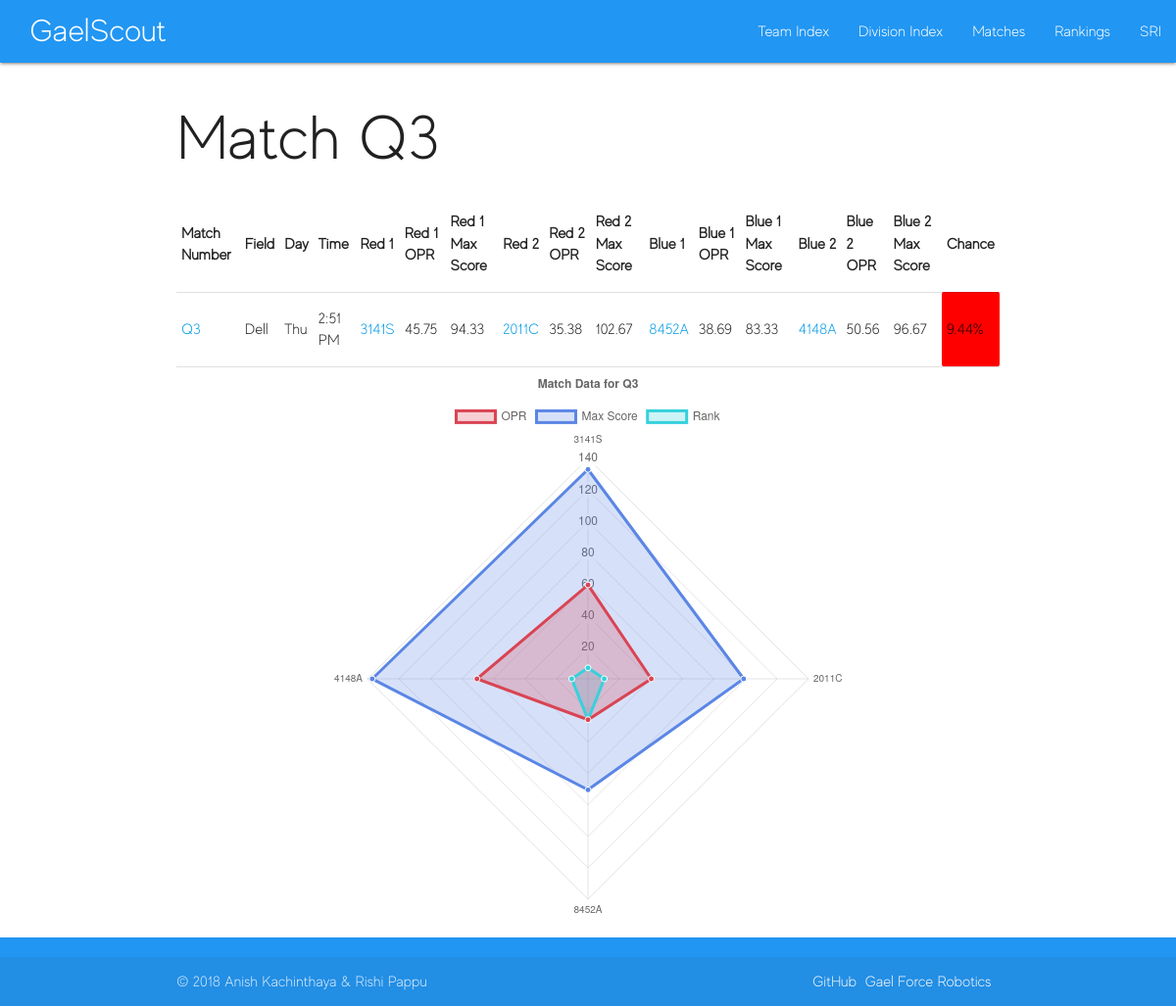
The page /Q3/match/ on the database its author committed.
### teamindex/models.py (models this page shows)
class Matches(models.Model):
    number = models.CharField(max_length=10,blank=False)
    field = models.CharField(max_length=10,blank=False)
    day = models.CharField(max_length=10,blank=False)
    time = models.CharField(max_length=10,blank=False)
    phase = models.CharField(max_length=10,blank=False)
    red1 = models.CharField(max_length=10,blank=False)
    red1_opr = models.DecimalField(max_digits=5,
                                decimal_places=2)
    red1_mscore = models.DecimalField(max_digits=5,
                                decimal_places=2)
    red2 = models.CharField(max_length=10,blank=False)
    red2_opr = models.DecimalField(max_digits=5,
                                decimal_places=2)
    red2_mscore = models.DecimalField(max_digits=5,
                                decimal_places=2)
    blue1 = models.CharField(max_length=10,blank=False)
    blue1_opr = models.DecimalField(max_digits=5,
                                decimal_places=2)
    blue1_mscore = models.DecimalField(max_digits=5,
                                decimal_places=2)
    blue2 = models.CharField(max_length=10,blank=False)
    blue2_opr = models.DecimalField(max_digits=5,
                                decimal_places=2)
    blue2_mscore = models.DecimalField(max_digits=5,
                                decimal_places=2)
    winner = models.CharField(max_length=1,blank=False)
    chance = models.DecimalField(max_digits=5,
                                decimal_places=2)
    order = models.DecimalField(max_digits=5,
                                decimal_places=2)

### teamindex/views.py (the view)
# urls.py: path('<str:match_number>/match/', views.specmatch, name='specmatch'),
def specmatch(request, match_number):
    matches = Matches.objects.get(number=match_number)
    try:
        redteam1 = ResearchTeams.objects.get(name=matches.red1)
        redteam2 = ResearchTeams.objects.get(name=matches.red2)
        blueteam1 = ResearchTeams.objects.get(name=matches.blue1)
        blueteam2 = ResearchTeams.objects.get(name=matches.blue2)
    except:
        return render(request, 'specmatch.html')
    data = {
        'matchnum' : match_number,
        'match' : matches,
        'red1' : redteam1,
        'red2' : redteam2,
        'blue1' : blueteam1,
        'blue2' : blueteam2,
    }
    return render(request, 'specmatch.html', data)

### teamindex/templates/specmatch.html (shortened to what this page needs)
<!DOCTYPE html>
<html>
<head>
  {% load static %}
	<link href='{% static "main.css" %}' rel="stylesheet" type="text/css">
    <link rel="stylesheet" href="https://cdnjs.cloudflare.com/ajax/libs/materialize/1.0.0-beta/css/materialize.min.css">
</head>
<body>
  {% include "html/nav.html" %}
    {% if matchnum %}
    <div class="container">
    <h1>Match {{matchnum}}</h1>
    <table class="mdl-data-table mdl-js-data-table">
        <tr>
            <th class="mdl-data-table__cell--non-numeric">Match Number</th>
            <th class="mdl-data-table__cell--non-numeric">Field</th>
            <th class="mdl-data-table__cell--non-numeric">Day</th>
            <th class="mdl-data-table__cell--non-numeric">Time</th>
            <th class="mdl-data-table__cell--non-numeric">Red 1</th>
            <th class="mdl-data-table__cell--non-numeric">Red 1 OPR</th>
            <th class="mdl-data-table__cell--non-numeric">Red 1 Max Score</th>
            <th class="mdl-data-table__cell--non-numeric">Red 2</th>
            <th class="mdl-data-table__cell--non-numeric">Red 2 OPR</th>
            <th class="mdl-data-table__cell--non-numeric">Red 2 Max Score</th>
            <th class="mdl-data-table__cell--non-numeric">Blue 1</th>
            <th class="mdl-data-table__cell--non-numeric">Blue 1 OPR</th>
            <th class="mdl-data-table__cell--non-numeric">Blue 1 Max Score</th>
            <th class="mdl-data-table__cell--non-numeric">Blue 2</th>
            <th class="mdl-data-table__cell--non-numeric">Blue 2 OPR</th>
            <th class="mdl-data-table__cell--non-numeric">Blue 2 Max Score</th>
            <th class="mdl-data-table__cell--non-numeric">Chance</th>
        </tr>
        <tr>
            <td><a href="{% url 'specmatch' match.number %}">{{ match.number }}</a></td>
            <td>{{ match.field }}</td>
            <td>{{ match.day }}</td>
            <td>{{ match.time }} {{ match.phase }}</td>
            <td><a href="{% url 'dashboard' match.red1 %}">{{ match.red1 }}</a></td>
            <td>{{ match.red1_opr }}</td>
            <td>{{ match.red1_mscore }}</td>
            <td> <a href="{% url 'dashboard' match.red2 %}">{{ match.red2 }}</a></td>
            <td>{{ match.red2_opr }}</td>
            <td>{{ match.red2_mscore }}</td>
            <td><a href="{% url 'dashboard' match.blue1 %}">{{ match.blue1 }}</a></td>
            <td>{{ match.blue1_opr }}</td>
            <td>{{ match.blue1_mscore }}</td>
            <td><a href="{% url 'dashboard' match.blue2 %}">{{ match.blue2 }}</a></td>
            <td>{{ match.blue2_opr }}</td>
            <td>{{ match.blue2_mscore }}</td>
            <td {% if match.winner == "B" %} style="background-color: blue" {% elif match.winner == "R" %} style="background-color: red"{% endif %}>{{ match.chance }}%</td>
        </tr>
    </table>
        <canvas id="radar-chart" height="100%"></canvas></div><br>
        {% include "html/footer.html" %}
            <script>
var ctx = document.getElementById("radar-chart");
ctx.height = 200;
new Chart(document.getElementById("radar-chart"), {
    type: 'radar',
    data: {
      labels: ["{{red1.name}}", "{{red2.name}}", "{{blue1.name}}", "{{blue2.name}}"],
      datasets: [
        {
          label: "OPR",
          fill: true,
          backgroundColor: "rgba(218, 68, 83, 0.25)",
          borderColor: "rgba(218, 68, 83, 1)",
          pointBorderColor: "#fff",
          pointBackgroundColor: "rgba(218, 68, 83, 1)",
          data: [{{red1.opr}},{{red2.opr}},{{blue1.opr}},{{blue2.opr}}]
        }, {
          label: "Max Score",
          fill: true,
          backgroundColor: "rgba(91, 134, 229, 0.25)",
          borderColor: "rgba(91, 134, 229, 1)",
          pointBorderColor: "#fff",
          pointBackgroundColor: "rgba(91, 134, 229, 1)",
          pointBorderColor: "#fff",
          data: [{{red1.mscore}},{{red2.mscore}},{{blue1.mscore}},{{blue2.mscore}}]
        }
        , {
          label: "Rank",
          fill: true,
          backgroundColor: "rgba(54, 209, 220, 0.25)",
          borderColor: "rgba(54, 209, 220, 1)",
          pointBorderColor: "#fff",
          pointBackgroundColor: "rgba(54, 209, 220, 1)",
          pointBorderColor: "#fff",
          data: [{{red1.rank}},{{red2.rank}},{{blue1.rank}},{{blue2.rank}}]
        }
      ]
    },
    options: {
      title: {
        display: true,
        text: 'Match Data for {{matchnum}}'
      }
    }
});
            </script>
      {% else %}
            <h1>Error loading match.</h1>
            <h1><a href="{% url 'matches' %}">Return to match list.</a></h1>
      {% endif %}
</body>
</html>

### teamindex/templates/html/nav.html
<nav class="blue">
    <div class="nav-wrapper">
      <a href="{% url 'home' %}" class="brand-logo" style="margin-left: 2.5%">GaelScout</a>
      <ul id="nav-mobile" class="right hide-on-med-and-down">
        <li><a href="{% url 'teamindex'%}">Team Index</a></li>
        <li><a href="{% url 'divisionindex'%}">Division Index</a></li>
        <li><a href="{% url 'matches'%}">Matches</a></li>
        <li><a href="{% url 'rankings'%}">Rankings</a></li>
        <li><a href="{% url 'sri'%}">SRI</a></li>
      </ul>
    </div>
</nav>

### teamindex/templates/html/footer.html
<footer class="blue page-footer">
    <div class="footer-copyright">
      <div class="container">
      © 2018 Anish Kachinthaya & Rishi Pappu
      <a class="grey-text text-lighten-4 right" style="margin-right: 1%" href="http://www.dhsrobotics.com/" target="_blank">Gael Force Robotics</a>
      <a class="grey-text text-lighten-4 right" style="margin-right: 1%" href="http://www.github.com/anishk23733" target="_blank">GitHub</a>
      </div>
    </div>
  </footer>

### static/main.css (style rules this page uses)
* { font-family: 'Evolve-Light'; }

### rows shown on the page
Matches: number "Q3", field "Dell", day "Thu", time "2:51", phase "PM", red1 "3141S", red1_opr "45.75", red1_mscore "94.33", red2 "2011C", red2_opr "35.38", red2_mscore "102.67", blue1 "8452A", blue1_opr "38.69", blue1_mscore "83.33", blue2 "4148A", blue2_opr "50.56", blue2_mscore "96.67", chance "9.44"

### other values the page prints
{{ matchnum }} "Q3"
chart data {{ red1.name }} 3141S
chart data {{ red2.name }} 2011C
chart data {{ blue1.name }} 8452A
chart data {{ blue2.name }} 4148A
